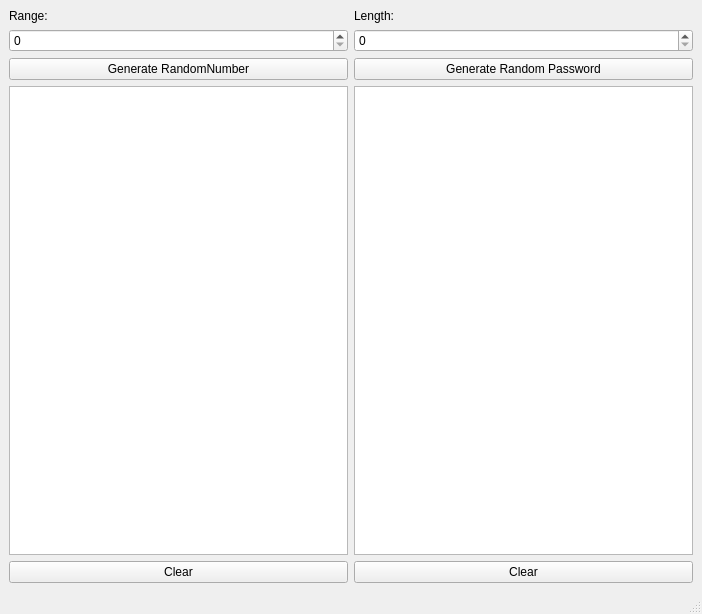
<?xml version="1.0" encoding="UTF-8"?>
<ui version="4.0">
 <class>MainWindow</class>
 <widget class="QMainWindow" name="MainWindow">
  <property name="geometry">
   <rect>
    <x>0</x>
    <y>0</y>
    <width>702</width>
    <height>614</height>
   </rect>
  </property>
  <property name="windowTitle">
   <string>MainWindow</string>
  </property>
  <widget class="QWidget" name="centralwidget">
   <layout class="QVBoxLayout" name="verticalLayout">
    <item>
     <layout class="QHBoxLayout" name="horizontalLayout">
      <item>
       <layout class="QVBoxLayout" name="verticalLayout_3">
        <item>
         <widget class="QLabel" name="label">
          <property name="text">
           <string>Range:</string>
          </property>
         </widget>
        </item>
        <item>
         <widget class="QSpinBox" name="spinBox"/>
        </item>
        <item>
         <widget class="QPushButton" name="pushButton">
          <property name="text">
           <string>Generate RandomNumber</string>
          </property>
         </widget>
        </item>
        <item>
         <widget class="QTextBrowser" name="textBrowser"/>
        </item>
        <item>
         <widget class="QPushButton" name="pushButton_3">
          <property name="text">
           <string>Clear</string>
          </property>
         </widget>
        </item>
       </layout>
      </item>
      <item>
       <layout class="QVBoxLayout" name="verticalLayout_2">
        <item>
         <widget class="QLabel" name="label_2">
          <property name="text">
           <string>Length:</string>
          </property>
         </widget>
        </item>
        <item>
         <widget class="QSpinBox" name="spinBox_2"/>
        </item>
        <item>
         <widget class="QPushButton" name="pushButton_2">
          <property name="text">
           <string>Generate Random Password</string>
          </property>
         </widget>
        </item>
        <item>
         <widget class="QTextBrowser" name="textBrowser_2"/>
        </item>
        <item>
         <widget class="QPushButton" name="pushButton_4">
          <property name="text">
           <string>Clear</string>
          </property>
         </widget>
        </item>
       </layout>
      </item>
     </layout>
    </item>
   </layout>
  </widget>
  <widget class="QMenuBar" name="menubar">
   <property name="geometry">
    <rect>
     <x>0</x>
     <y>0</y>
     <width>702</width>
     <height>30</height>
    </rect>
   </property>
  </widget>
  <widget class="QStatusBar" name="statusbar"/>
 </widget>
 <resources/>
 <connections/>
</ui>
